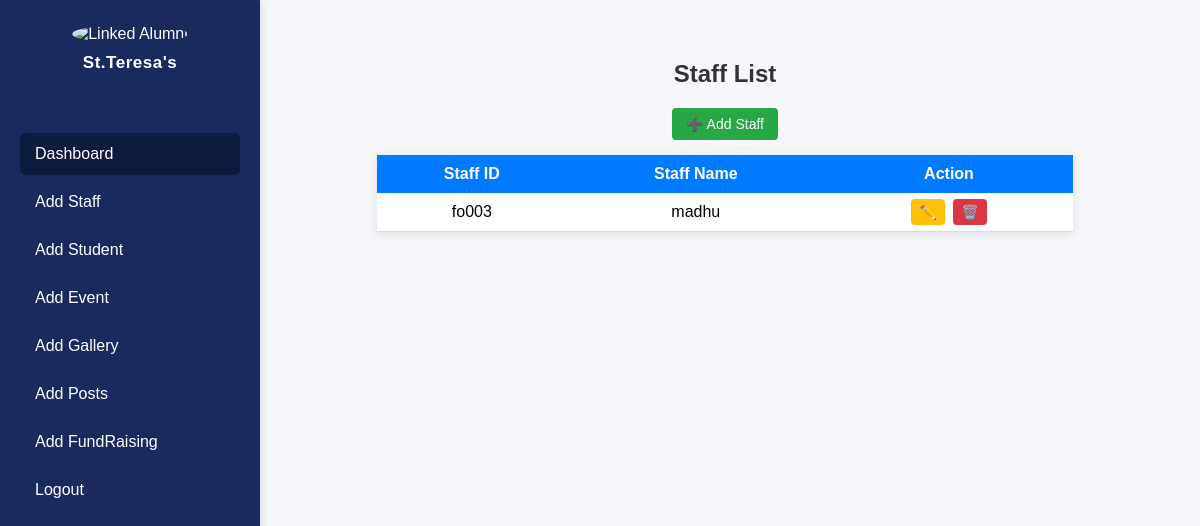
Before: /stafflist/ with the older database file.
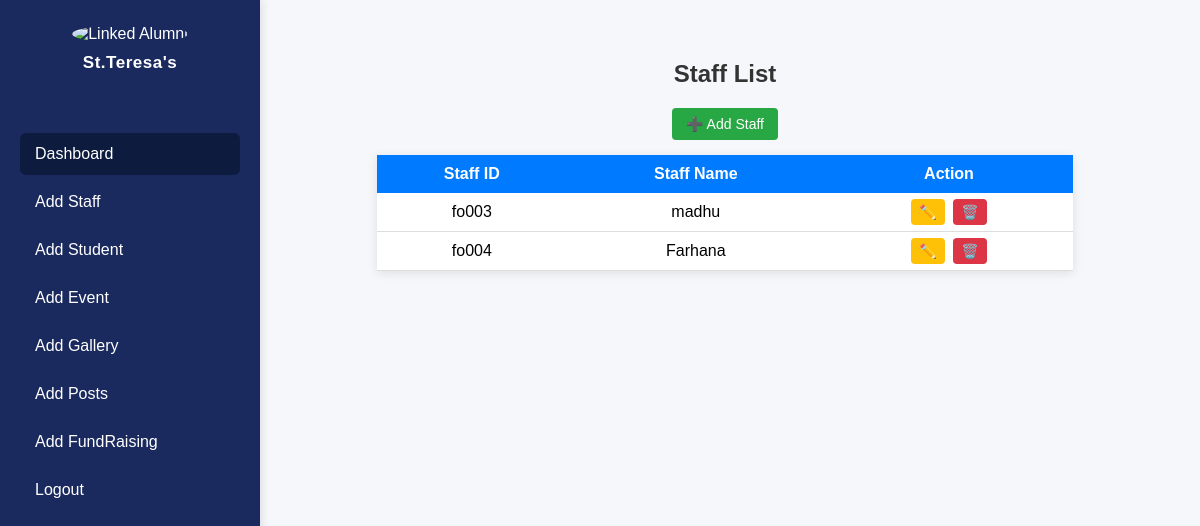
After: the same page with the newer database file.
### alumniapp/models.py (models this page shows, shortened)
class Staff(models.Model):
    staff_id = models.CharField(max_length=20, unique=True)
    staff_name = models.CharField(max_length=100)

### alumniapp/views.py (the view)
# urls.py: path('stafflist/', staff_list, name='staff_list'),
def staff_list(request):
    staffs = Staff.objects.all()
    return render(request, 'admin/staff_list.html', {'staffs': staffs})

### alumniapp/context_processors.py (called while the page is built, shortened)
def notification_count(request):
    user_id = request.session.get("user_id")
    if not user_id:
        return {}
    count = Notification.objects.filter(
        recipient_id=user_id,
        is_read=False
    ).count()
    return {'notification_count': count}

def unread_message_count(request):
    user_id = request.session.get("user_id")
    if not user_id:
        return {}

### alumniapp/templates/admin/staff_list.html (shortened to what this page needs)
<!DOCTYPE html>
<html lang="en">
<head>
</head>
<body>
<div class="page-wrapper">
    {% include 'partials/adminsidebar.html' %}
    <div class="content">
        <h2>Staff List</h2>
        <div style="text-align:center;">
            <a href="{% url 'add_staff' %}" class="add-btn">➕ Add Staff</a>
        </div>
        <table>
            <tr>
                <th>Staff ID</th>
                <th>Staff Name</th>
                <th>Action</th>
            </tr>
            {% for staff in staffs %}
            <tr>
                <td>{{ staff.staff_id }}</td>
                <td>{{ staff.staff_name }}</td>
                <td>
                    <a href="{% url 'update_staff' staff.id %}" class="action-btn edit-btn">✏️</a>
                    <a href="{% url 'delete_staff' staff.id %}" class="action-btn delete-btn">🗑️</a>
                </td>
            </tr>
            {% empty %}
            <tr>
                <td colspan="3" class="no-data">No staff found</td>
            </tr>
            {% endfor %}
        </table>
    </div>
</div>
</body>
</html>

### alumniapp/templates/partials/adminsidebar.html (shortened to what this page needs)
<!DOCTYPE html>
<html lang="en">
<head>
    {% load static %}
</head>
<body>
<div class="sidebar">
    <div class="logo">
        <img src="/media/logo/WhatsApp Image 2026-01-14 at 10.34.07 AM.jpeg" alt="Linked Alumni">
        <h2>St.Teresa's</h2>
    </div>
    <ul class="menu">
        <li class="active"><a href="/admindash">Dashboard</a></li>
        <li><a href="/stafflist/">Add Staff</a></li>
        <li><a href="/addstud/">Add Student</a></li>
        <li><a href="/add-event/">Add Event</a></li>
        <li><a href="{% url 'add_gallery' %}">Add Gallery</a></li>
        <li><a href="/post/add/">Add Posts</a></li>
        <li><a href="/fundraising/">Add FundRaising</a></li>
        <li><a href="/" class="logout-btn">Logout</a></li>
    </ul>
</div>
</body>
</html>

### alumniapp/templates/admin/staff_list.html (style rules this page uses)
body { font-family: Arial, sans-serif; background-color: #f5f7fa; margin: 0; }
.page-wrapper { display: flex; }
.content { margin-left: 250px; padding: 40px; width: 100%; }
h2 { text-align: center; color: #333; }
.add-btn { display: inline-block; margin-bottom: 15px; padding: 8px 14px; background-color: #28a745; color: #fff; text-decoration: none; border-radius: 4px; font-size: 14px; }
table { width: 80%; margin: auto; border-collapse: collapse; background: #fff; box-shadow: 0 2px 10px rgba(0,0,0,0.1); }
th { background-color: #007bff; color: white; padding: 10px; }
td { padding: 10px; text-align: center; border-bottom: 1px solid #ddd; }
.action-btn { text-decoration: none; padding: 5px 8px; border-radius: 4px; font-size: 14px; margin: 0 2px; }
.edit-btn { background-color: #ffc107; color: #000; }
.delete-btn { background-color: #dc3545; color: #fff; }

### alumniapp/templates/partials/adminsidebar.html (style rules this page uses)
body { margin: 0; font-family: Arial, sans-serif; }
.sidebar { width: 260px; height: 100vh; background: #1A2A5E; color: white; position: fixed; top: 0; left: 0; padding-top: 25px; box-shadow: 2px 0 8px rgba(0,0,0,0.1); overflow-y: auto; }
.sidebar .logo { text-align: center; padding-bottom: 20px; }
.sidebar .logo img { width: 90px; border-radius: 50%; }
.sidebar .logo h2 { margin-top: 10px; font-size: 17px; letter-spacing: 0.5px; color:white; }
.sidebar .menu { list-style: none; padding: 20px; margin: 0; }
.sidebar .menu li { padding: 12px 15px; margin: 6px 0; cursor: pointer; border-radius: 6px; }
.sidebar .menu li a { text-decoration: none; color: white; display: block; }
.sidebar .menu li:hover, .sidebar .menu .active { background: #0d1b3e; }

Changed rows visible on the page:
added Staff: staff_id "fo004", staff_name "Farhana"
